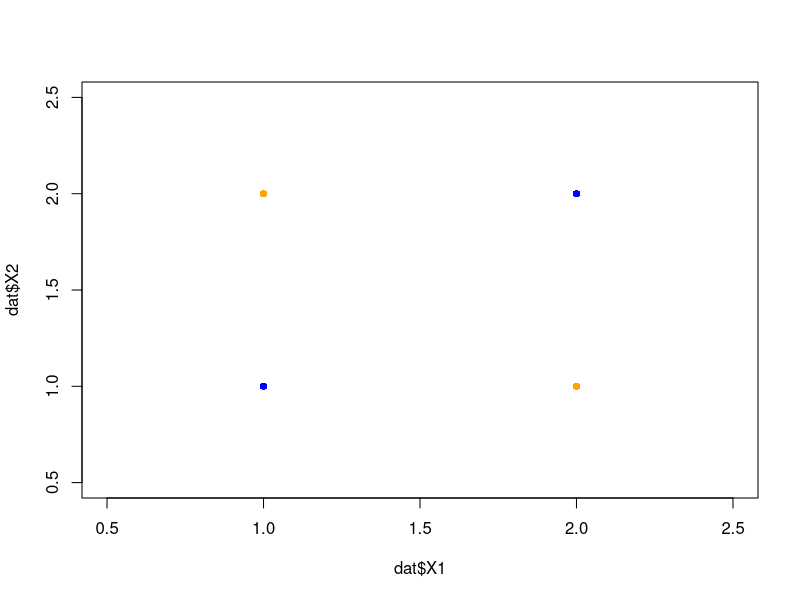

Generate this figure with R:
suppressWarnings(library(e1071))
dat<-rbind(c(1,1,1),
           c(2,1,0),
           c(2,2,1),
           c(1,2,0))
colnames(dat)<-c("X1","X2","Class")
dat<-as.data.frame(dat)
dat$Class<-as.factor(dat$Class)
plot(dat$X1,dat$X2,col="orange",pch=16,ylim=c(0.5,2.5),xlim=c(0.5,2.5))
points(dat$X1[dat$Class==1],dat$X2[dat$Class==1],col="blue",pch=16)
m1.linear<-svm(Class~.  , data=dat,kernel="linear")
m1.poly2<-svm(Class~.  , data=dat,kernel="polynomial",degree=2)
m1.poly3<-svm(Class~.  , data=dat,kernel="polynomial",degree=3)
m1.radial<-svm(Class~.  , data=dat,kernel="radial")
print(predict(m1.linear))
print(predict(m1.poly2))
print(predict(m1.poly3))
print(predict(m1.radial))

print('Only polynomial with degree 2 and radial made the right prediction.')
print('Polynomial function with higher degree does not necessarily work better.')